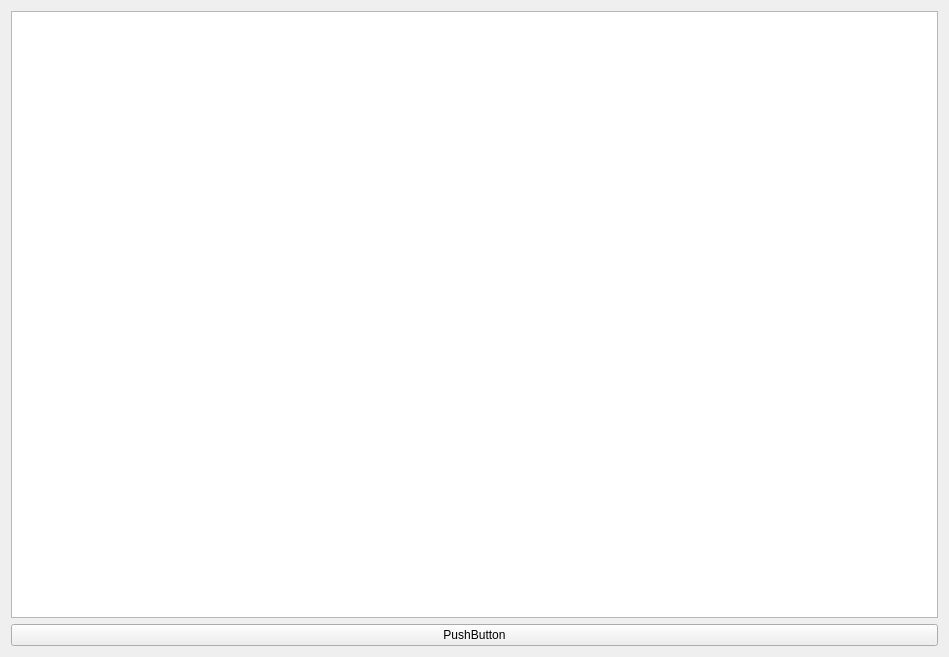
<?xml version="1.0" encoding="UTF-8"?>
<ui version="4.0">
 <class>Widget</class>
 <widget class="QWidget" name="Widget">
  <property name="geometry">
   <rect>
    <x>0</x>
    <y>0</y>
    <width>949</width>
    <height>657</height>
   </rect>
  </property>
  <property name="windowTitle">
   <string>Widget</string>
  </property>
  <layout class="QVBoxLayout" name="verticalLayout">
   <item>
    <widget class="QGraphicsView" name="graphicsView"/>
   </item>
   <item>
    <widget class="QPushButton" name="pushButton">
     <property name="text">
      <string>PushButton</string>
     </property>
    </widget>
   </item>
  </layout>
 </widget>
 <resources/>
 <connections/>
</ui>
